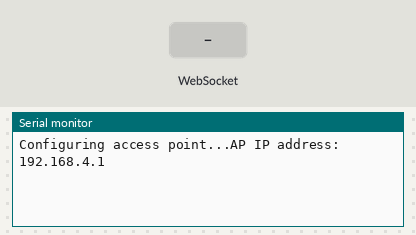
The sketch below on a simulated ESP8266 (NodeMCU). Shown: the last lines printed to the serial monitor. Inputs (shaded band) come from the test bench.

Above: at 1.2 s.
1.3 s: WebSocket text "1" received
At 2.4 s:
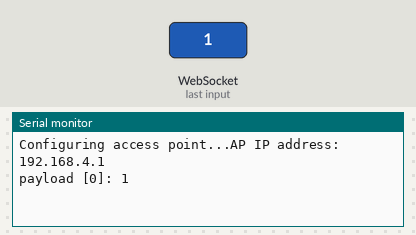
2.8 s: WebSocket text "0" received
At 3.5 s:
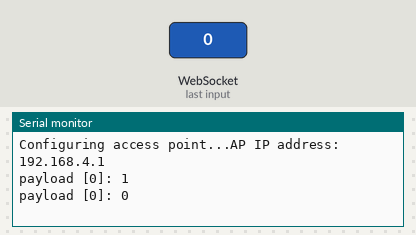

The sketch:

Server_websockets.ino
```cpp
    #include <ESP8266WiFi.h>
    #include <WebSocketsServer.h>

    WebSocketsServer webSocket = WebSocketsServer(81);

    char* ssid = "SSID";
    char* password = "PASSWORD";

    void setup()
    {
      Serial.begin(115200);
      Serial.println();
      Serial.print("Configuring access point...");
      /* You can remove the password parameter if you want the AP to be open. */
      WiFi.softAP(ssid, password);

      IPAddress myIP = WiFi.softAPIP();
      Serial.print("AP IP address: ");
      Serial.println(myIP);

      webSocket.begin();
      webSocket.onEvent(webSocketEvent);
    }

    void loop()
    {
      webSocket.loop();
      if(Serial.available() > 0){
        String mydata= Serial.readStringUntil('\n');
        webSocket.broadcastTXT(mydata);
      }
    }

    void webSocketEvent(uint8_t num, WStype_t type, uint8_t * payload, size_t length){
      if(type == WStype_TEXT){
        // processs any returned data
        Serial.printf("payload [%u]: %s\n", num, payload);
      }
    }
```

Measured:
- after the input at 1.3 s, the serial monitor: prints a new line at once (image 1)
- after the input at 2.8 s, the serial monitor: prints a new line at once (image 2)
